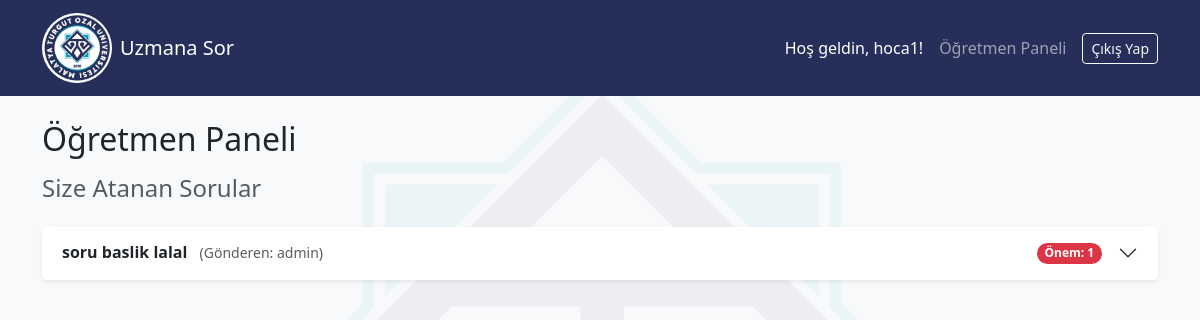
Page /teacher-dashboard/ (signed in) on the earlier database version.
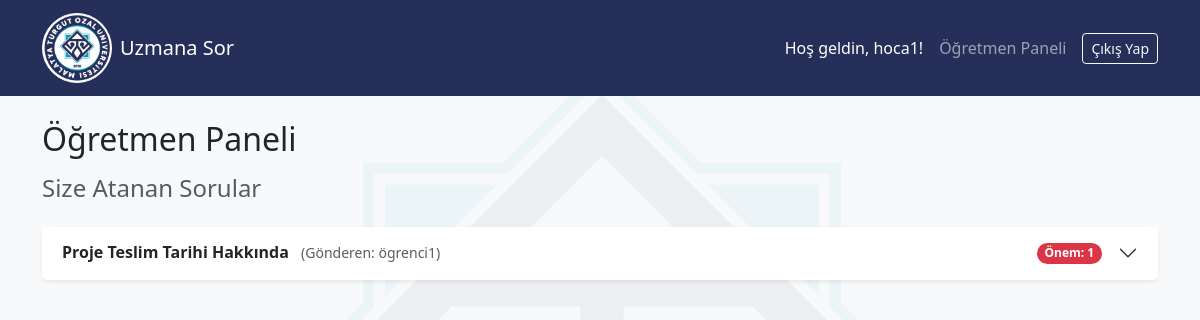
Same page on the later database version.
### core/models.py (models this page shows, shortened)
class QuestionBinderTest(models.Model):
    title = models.CharField(max_length=255, verbose_name="Soru Başlığı")
    content = models.TextField(verbose_name="Soru İçeriği")
    created_at = models.DateTimeField(auto_now_add=True)
    question_author= models.ForeignKey(settings.AUTH_USER_MODEL , related_name= 'Sorunun_Sahibi', verbose_name='Sorunun Sahibi', on_delete=models.CASCADE)
    question_current_handler= models.ForeignKey(settings.AUTH_USER_MODEL , verbose_name='Sorunun Su Anki Sorumlusu', on_delete=models.CASCADE)
    question_old_handler= models.ForeignKey(settings.AUTH_USER_MODEL , related_name= 'Sorunun_Eski_Sorumlusu' , verbose_name='Sorunun Eski Sorumlusu', null=True, blank=True, on_delete=models.SET_NULL)
    question_priority = models.IntegerField(verbose_name='Onem Sirasi' , editable=False)
    class_term = models.ForeignKey(ClassTermTest , verbose_name="Bolum ve Donem" , on_delete=models.CASCADE)
    course = models.ForeignKey(CourseTest , verbose_name="Ana Ders & Yönetim", on_delete=models.CASCADE)

### accounts/models.py (models this page shows, shortened)
class CustomUser(AbstractUser):
    USER_TYPE_CHOICES = (
        ('student', 'Öğrenci'),
        ('r_student', 'Öğrenci Temsilcisi'),
        ('teacher', 'Öğretmen'),
    )
    user_type = models.CharField(
        max_length=10,
        choices=USER_TYPE_CHOICES,
        default='student',
        verbose_name='Kullanici Tipi'
    )
    ACADEMIC_RANK_CHOICES = (
        (1, 'Öğrenci Temsilcisi'),  # Öğrenci Temsilcisi
        (2, 'Akademisyen'),         # Normal Öğretim Üyesi
        (3, 'Dekan Yardımcısı'),    # Dekan Yardımcısı
        (4, 'Dekan'),               # Dekan
    )
    academic_rank = models.IntegerField(
        choices=ACADEMIC_RANK_CHOICES,
        default=1,
        verbose_name="Akademik Mertebe",
        null=True,  # Bu alanın veritabanında 'boş' (NULL) olmasına izin ver
        blank=True,  # Bu alanın formlarda 'boş' bırakılmasına izin ver
    )

### core/views.py (the view)
# urls.py: path('teacher-dashboard/', views.teacher_dashboard, name='teacher_dashboard'),
@login_required # 1. Fedai: Önce giriş yapmış olmalı
def teacher_dashboard(request):
    if request.user.user_type != 'teacher':
        return redirect('core:home')
    my_questions = QuestionBinderTest.objects.filter(
        question_current_handler_id = request.user.id
    ).order_by('-question_priority', '-created_at')
    context = {
        'questions': my_questions
    }
    return render(request, 'core/dashboard_teacher.html', context)

### core/templates/core/dashboard_teacher.html (shortened to what this page needs)
{% extends "core/base.html" %}
{% block content %}
    <h2 class="mb-3">Öğretmen Paneli</h2>
    <h4 class="text-muted mb-4">Size Atanan Sorular</h4>
    <div class="accordion" id="questionAccordion">
        {% for question in questions %}
            <div class="accordion-item mb-2 shadow-sm border-0">
                <h2 class="accordion-header" id="heading-{{ question.pk }}">
                    <button class="accordion-button collapsed" type="button"
                            data-bs-toggle="collapse" data-bs-target="#collapse-{{ question.pk }}" aria-expanded="false"
                            aria-controls="collapse-{{ question.pk }}">
                        <div class="d-flex justify-content-between w-100 pe-3">
                            <span>
                                <strong>{{ question.title }}</strong>
                                <small class="text-muted ms-2">
                                    (Gönderen: {{ question.question_author.username }})
                                </small>
                            </span>
                            <span class="badge bg-danger rounded-pill">
                                Önem: {{ question.question_priority }}
                            </span>
                        </div>
                    </button>
                </h2>
            </div> {% empty %}
            <div class="alert alert-info">
                Size atanmış aktif bir soru bulunmamaktadır.
            </div>
        {% endfor %}
    </div>
{% endblock %}

Differences in the rows shown:
removed QuestionBinderTest: title "soru baslik lalal", question_author.username "admin", question_priority "1"
added QuestionBinderTest: title "Proje Teslim Tarihi Hakkında", question_author.username "ögrenci1", question_priority "1"
